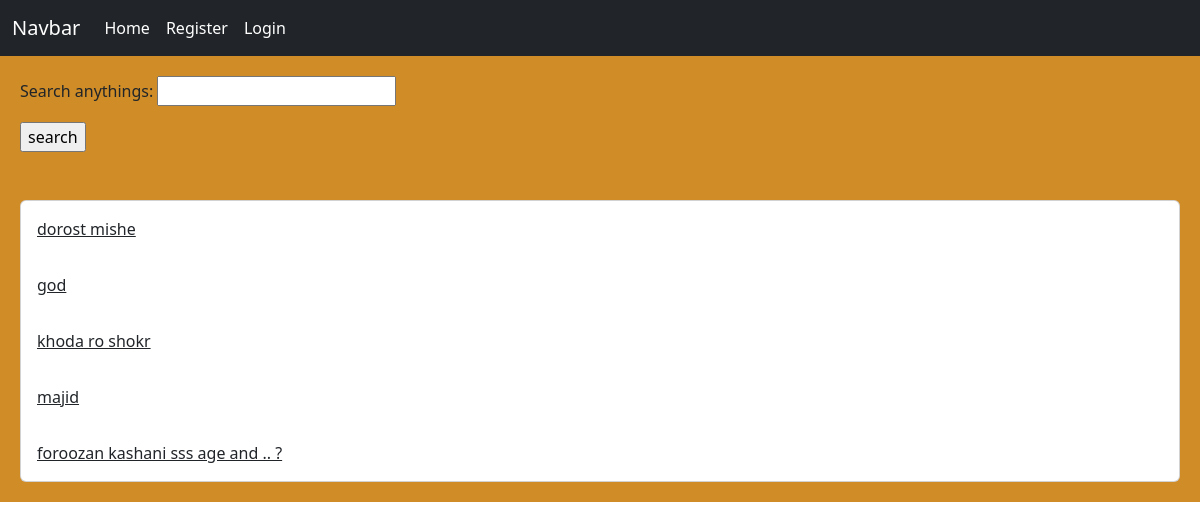
The page / on the database its author committed.
### home/models.py (models this page shows, shortened)
class Post(models.Model):
    user = models.ForeignKey(User, on_delete=models.CASCADE , related_name='posts')  # You can specify a valid user's ID as the default.
    body = models.TextField()
    slug = models.SlugField()
    updated=models.DateTimeField(auto_now=True)
    created=models.DateTimeField(auto_now_add=True)
    class Meta:
        ordering = ('-created' , )
    def get_absolute_url(self):
        return reverse('home:post_detail' , args=(self.id , self.slug))

### home/views.py (the view)
# urls.py: path('', views.HomeVeiw.as_view() , name='home'),
class HomeVeiw(View):
    form_class = PostSearchForm
    def get(self,request):
        posts = Post.objects.all()         #order_by('body')
        if request.GET.get('search_anythings'):
            posts = posts.filter( body__contains =request.GET['search_anythings'])
        return render(request ,'home/index.html' , {'posts' : posts , 'form' : self.form_class})

### home/templates/home/index.html
{% extends 'base.html' %}
    {% block content %}
    <form action="" method="get">
        {{form.as_p}}
        <input type="submit" value="search">
    </form>
    <br>
    <br/>
    <div class="card">
        {% for post in posts %}
            <a href="{{post.get_absolute_url}}" class="card-body">{{ post.body|truncatewords:8 }}</a>
        {% endfor %}
    </div>
    {% endblock %}

### rows shown on the page
Post: body "dorost mishe"
Post: body "god"
Post: body "khoda ro shokr"
Post: body "majid"
Post: body "foroozan kashani sss age and .. ?"
